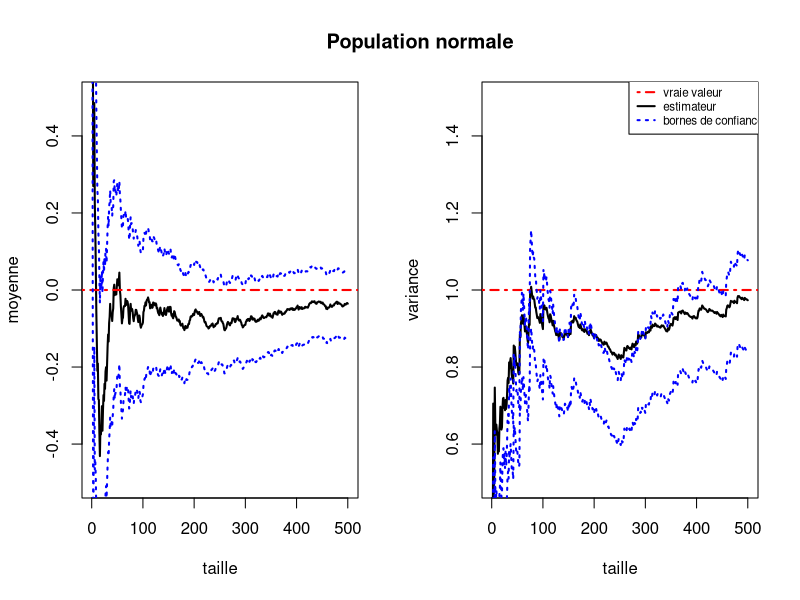

Write the R code that produced this figure.

n=500
x=rnorm(n)
mu=(cumsum(x))/(1:n)
ss=cumsum((x-mu)^2)
s=c(ss[1],ss[2:n]/(1:(n-1)))
sd<-sqrt(s)

q=qt(0.975,n-1)
icm1=mu-q*sd/sqrt(1:n)
icm2=mu+q*sd/sqrt(1:n)

l1=qchisq(0.025,n-1)
l2=qchisq(0.975,n-1)
icv1=((n-1)*s^2)/l2
icv2=((n-1)*s^2)/l1

op<-par(mfrow=c(1,2))
plot(mu,type="l",lwd=2,ylab="moyenne",xlab="taille", ylim=c(-0.5,0.5))
abline(h=0,,lty=4,col="red",lwd=2)
lines(icm1,col="blue",lty=3,lwd=2)
lines(icm2,col="blue",lty=3,lwd=2)

plot(s,type="l",lwd=2,ylab="variance",xlab="taille", ylim=c(0.5,1.5))

abline(h=1,lty=4,col="red",lwd=2)
lines(icv1,col="blue",lty=3,lwd=2)
lines(icv2,col="blue",lty=3,lwd=2)

par(op)
 title(main="Population normale")
legend(435,1.55,c("vraie valeur","estimateur","bornes de confiance"),lty=c(4,1,3),lwd=c(2,2,2),col=c("red","black","blue"),cex=0.7)


